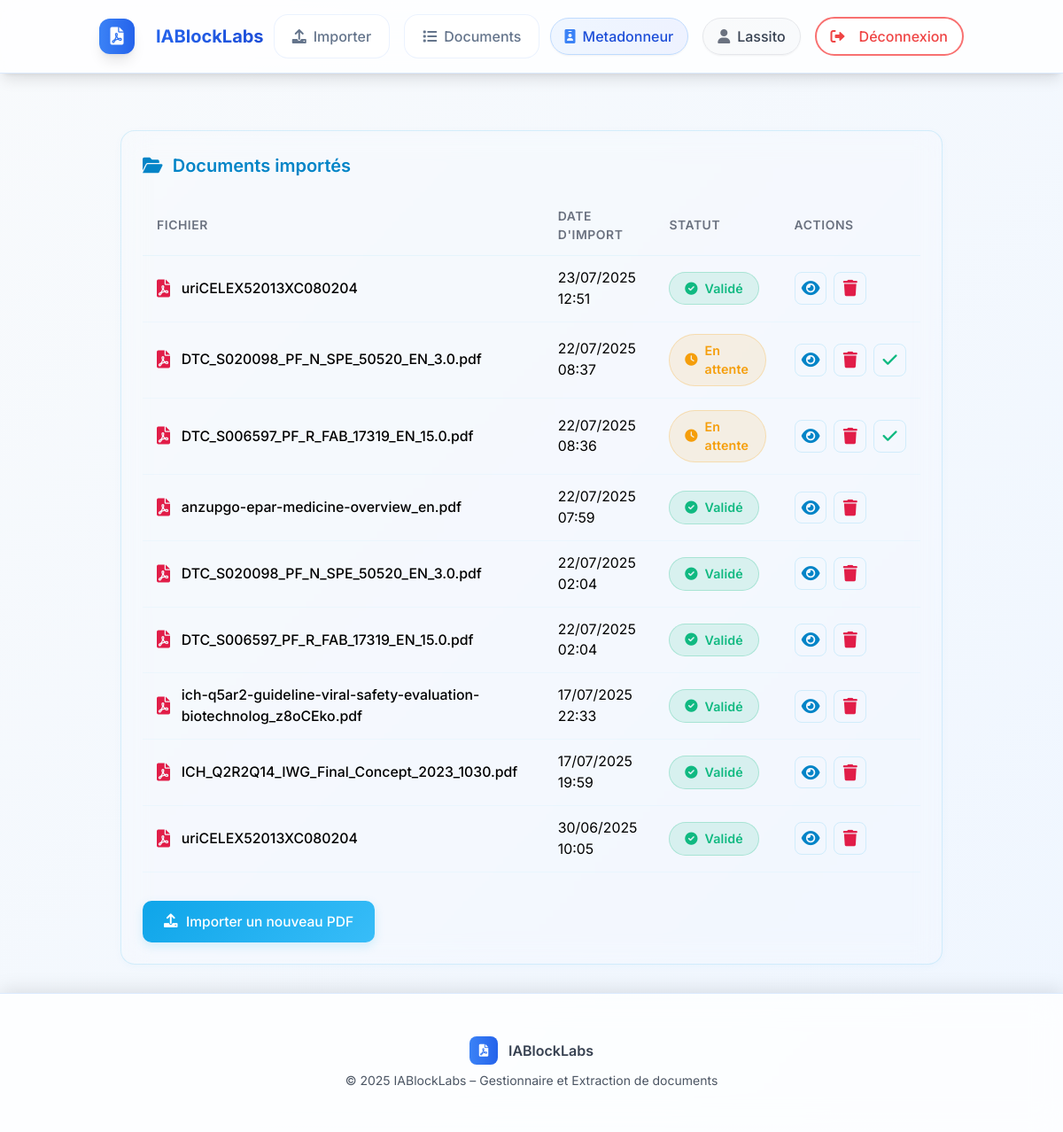
Page /documents/ (signed in) on the committed database.
### rawdocs/models.py (models this page shows, shortened)
class RawDocument(models.Model):
    url = models.URLField(help_text="URL d'origine du PDF", blank=True)
    file = models.FileField(upload_to=pdf_upload_to, help_text="Fichier PDF téléchargé")
    created_at = models.DateTimeField(auto_now_add=True)
    owner = models.ForeignKey(
        settings.AUTH_USER_MODEL,
        on_delete=models.CASCADE,
        related_name='raw_documents',
        null=True, blank=True,
        help_text="Utilisateur qui a téléchargé ce document"
    )
    is_validated = models.BooleanField(default=False, help_text="Document validé par un métadonneur")
    validated_at = models.DateTimeField(null=True, blank=True)
    is_ready_for_expert = models.BooleanField(default=False, help_text="Document prêt pour révision expert")
    expert_ready_at = models.DateTimeField(null=True, blank=True,
                                           help_text="Date à laquelle le document est devenu prêt pour l'expert")
    total_pages = models.IntegerField(default=0, help_text="Nombre total de pages")
    pages_extracted = models.BooleanField(default=False, help_text="Pages extraites individuellement")
    title = models.TextField(blank=True, help_text="Titre du document")
    doc_type = models.CharField("Type", max_length=100, blank=True, help_text="Type du document (guide, rapport…)")
    publication_date = models.CharField(max_length=100, blank=True, help_text="Date de publication")
    version = models.CharField(max_length=50, blank=True, help_text="Version extraite")
    source = models.CharField(max_length=255, blank=True, help_text="Organisation émettrice (EMA, FDA…)")
    context = models.TextField(blank=True, help_text="Contexte extrait (2 phrases max)")
    country = models.CharField(max_length=100, blank=True, help_text="Pays détecté (GPE ou TLD)")
    language = models.CharField(max_length=10, blank=True, help_text="Langue détectée (fr, en…)")
    url_source = models.URLField(blank=True, help_text="URL d'origine pour référence")

### rawdocs/views.py (the view)
# urls.py: path('documents/', views.document_list, name='document_list'),
@login_required(login_url='rawdocs:login')
@user_passes_test(is_metadonneur)
def document_list(request):
    docs = RawDocument.objects.filter(owner=request.user).order_by('-created_at')
    for d in docs:
        d.basename = os.path.basename(d.file.name)
    return render(request, 'rawdocs/document_list.html', {'documents': docs})

### rawdocs/templatetags/rawdocs_extras.py (called while the page is built)
@register.filter
def basename(value):
    return os.path.basename(value)

### rawdocs/views.py (called while the page is built)
def is_metadonneur(user):
    return user.groups.filter(name="Metadonneur").exists()

### templates/rawdocs/document_list.html (shortened to what this page needs)
{% extends "base.html" %}
{% load rawdocs_extras %}
{% block content %}
<div class="dashboard-container">
    <div class="card">
        <h2 class="card-title">
            <i class="fas fa-folder-open"></i>
            Documents importés
        </h2>
        {% if documents %}
            <div class="overflow-x-auto" style="overflow-x:auto;">
                <table class="table">
                    <thead>
                        <tr>
                            <th>Fichier</th>
                            <th>Date d'import</th>
                            <th>Statut</th>
                            <th>Actions</th>
                        </tr>
                    </thead>
                    <tbody>
                        {% for doc in documents %}
                        <tr>
                            <td>
                                <div class="filename">
                                    <i class="fas fa-file-pdf"></i>
                                    {{ doc.file.name|basename }}
                                </div>
                            </td>
                            <td>{{ doc.created_at|date:"d/m/Y H:i" }}</td>
                            <td>
                                {% if doc.is_refused %}
                                    <span class="badge refused">
                                        <i class="fas fa-times-circle"></i> Refusé
                                    </span>
                                {% elif doc.requires_correction %}
                                    <span class="badge correction">
                                        <i class="fas fa-bell"></i> Correction requise
                                    </span>
                                {% elif doc.is_validated %}
                                    <span class="badge validated">
                                        <i class="fas fa-check-circle"></i> Validé
                                    </span>
                                {% else %}
                                    <span class="badge pending">
                                        <i class="fas fa-clock"></i> En attente
                                    </span>
                                {% endif %}
                            </td>
                            <td>
                                <div class="table-actions">
                                    <a href="{% url 'rawdocs:edit_metadata' doc.id %}"
                                       class="action-btn view"
                                       aria-label="Voir ou éditer les métadonnées"
                                       title="Voir / éditer les métadonnées">
                                        <i class="fas fa-eye"></i>
                                    </a>
                                    <form method="post"
                                          action="{% url 'rawdocs:document_delete' doc.id %}"
                                          class="inline" style="display:inline;">
                                        <button type="submit"
                                                class="action-btn delete"
                                                aria-label="Supprimer"
                                                title="Supprimer"
                                                onclick="return confirm('Êtes-vous sûr de vouloir supprimer ce document ?');">
                                            <i class="fas fa-trash"></i>
                                        </button>
                                    </form>
                                    {% if not doc.is_validated and not doc.is_refused %}
                                    <a href="{% url 'rawdocs:validate_document' doc.id %}"
                                       class="action-btn validate"
                                       aria-label="Valider pour annotation"
                                       title="Valider pour annotation">
                                        <i class="fas fa-check"></i>
                                    </a>
                                    {% endif %}
                                </div>
                            </td>
                        </tr>
                        {% endfor %}
                    </tbody>
                </table>
            </div>
        {% endif %}
        <div class="mt-6" style="margin-top:2rem;">
            <a href="{% url 'rawdocs:upload' %}"
               class="btn btn-primary">
                <i class="fas fa-upload"></i> Importer un nouveau PDF
            </a>
        </div>
    </div>
</div>
{% endblock %}

### templates/base.html (shortened to what this page needs)
{% load static %}
<!DOCTYPE html>
<html lang="fr">
<head>
  <script src="https://cdn.tailwindcss.com"></script>
  <link rel="stylesheet" href="{% static 'rawdocs/css/styles.css' %}">
  <link href="https://cdnjs.cloudflare.com/ajax/libs/font-awesome/6.0.0/css/all.min.css" rel="stylesheet">
</head>
<body class="bg-gradient-to-br from-slate-50 to-blue-50 min-h-screen flex flex-col">
  <div class="fixed inset-0 opacity-5 pointer-events-none">
    <div class="absolute inset-0 bg-grid-pattern"></div>
  </div>
  <div class="app-container flex-1 flex flex-col relative z-10">
    <header class="site-header bg-white/80 backdrop-blur-lg shadow-lg border-b border-blue-100">
      <div class="header-content container mx-auto px-6 flex items-center justify-between py-4">
        {% if user.groups.first.name == "Annotateur" %}
          <a href="{% url 'rawdocs:annotation_dashboard' %}"
             class="logo group flex items-center text-xl font-bold text-blue-600 hover:text-blue-700 transition-all duration-300">
        {% else %}
          <a href="{% url 'rawdocs:dashboard' %}"
             class="logo group flex items-center text-xl font-bold text-blue-600 hover:text-blue-700 transition-all duration-300">
        {% endif %}
            <div class="logo-icon bg-gradient-to-r from-blue-500 to-blue-600 p-2 rounded-xl mr-3 group-hover:scale-110 transition-transform duration-300 shadow-lg">
              <i class="fas fa-file-pdf text-white"></i>
            </div>
            <span class="bg-gradient-to-r from-blue-600 to-blue-700 bg-clip-text text-transparent">
            </span>
          </a>
        {% if user.is_authenticated %}
          <nav class="role-nav hidden md:flex gap-4">
            {% with group=user.groups.first %}
              {% if group.name == "Metadonneur" %}
                <a href="{% url 'rawdocs:upload' %}" class="nav-link group flex items-center gap-2 px-4 py-2 rounded-full hover:bg-blue-100 transition-all duration-300">
                  <i class="fas fa-upload group-hover:scale-110 transition-transform duration-200"></i>
                  <span>Importer</span>
                </a>
                <a href="{% url 'rawdocs:document_list' %}" class="nav-link group flex items-center gap-2 px-4 py-2 rounded-full hover:bg-blue-100 transition-all duration-300">
                  <i class="fas fa-list group-hover:scale-110 transition-transform duration-200"></i>
                  <span>Documents</span>
                </a>
              {% elif group.name == "Annotateur" %}
                <a href="{% url 'rawdocs:annotation_dashboard' %}" class="nav-link group flex items-center gap-2 px-4 py-2 rounded-full hover:bg-blue-100 transition-all duration-300">
                  <i class="fas fa-highlighter group-hover:scale-110 transition-transform duration-200"></i>
                  <span>Annotation</span>
                </a>
              {% endif %}
            {% endwith %}
          </nav>
          <div class="user-info flex items-center gap-4">
            <div class="user-badge bg-gradient-to-r from-blue-50 to-indigo-50 px-4 py-2 rounded-full border border-blue-200">
              <span class="flex items-center text-blue-700 font-medium">
                <i class="fas fa-id-badge mr-2 text-blue-500"></i>
                {{ user.groups.first.name }}
              </span>
            </div>
            <div class="user-badge bg-gradient-to-r from-gray-50 to-slate-50 px-4 py-2 rounded-full border border-gray-200">
              <span class="flex items-center text-gray-700 font-medium">
                <i class="fas fa-user mr-2 text-gray-500"></i>
                {{ user.username }}
              </span>
            </div>
            <form method="post" action="{% url 'rawdocs:logout' %}">
              <button type="submit"
                      class="btn-logout group inline-flex items-center px-4 py-2 border-2 border-red-400 text-red-500 rounded-full hover:bg-red-500 hover:text-white transition-all duration-300 hover:shadow-lg hover:scale-105">
                <i class="fas fa-sign-out-alt mr-2 group-hover:animate-pulse"></i>
                <span>Déconnexion</span>
              </button>
            </form>
          </div>
        {% endif %}
      </div>
    </header>
    <main class="site-main flex-1 container mx-auto px-6 py-8">
      <div class="main-content-wrapper animate-fadeInUp">
        {% block content %}{% endblock %}
      </div>
    </main>
    <footer class="site-footer bg-white/80 backdrop-blur-lg border-t border-blue-100 py-6">
      <div class="footer-content text-center">
        <div class="flex items-center justify-center gap-3 mb-2">
          <div class="w-8 h-8 bg-gradient-to-r from-blue-500 to-blue-600 rounded-lg flex items-center justify-center">
            <i class="fas fa-file-pdf text-white text-sm"></i>
          </div>
          <span class="text-gray-700 font-semibold">IABlockLabs</span>
        </div>
        <p class="text-gray-600 text-sm">
          &copy; 2025 IABlockLabs – Gestionnaire et Extraction de documents
        </p>
      </div>
    </footer>
  </div>
</body>
</html>

### templates/rawdocs/document_list.html (style rules this page uses)
:root { --primary: #0ea5e9; --primary-light: #38bdf8; --primary-dark: #0284c7; --accent: #10b981; --accent-light: #34d399; --warning: #f59e0b; --error: #dc2626; --text: #000000; --text-muted: #6b7280; --text-secondary: #4b5563; --card-bg: rgba(255,255,255,0.09); --card-border: rgba(14,165,233,0.15); --hover-bg: rgba(255,255,255,0.13); }
.dashboard-container { max-width: 1200px; margin: 2rem auto 0; padding: 0 1.5rem; }
.card { background: var(--card-bg); backdrop-filter: blur(14px); border: 1.7px solid var(--card-border); border-radius: 16px; padding: 1.5rem; transition: box-shadow 0.3s; box-shadow: 0 2px 8px rgba(14,165,233,0.04); }
.card-title { font-size: 1.25rem; font-weight: 600; color: var(--primary-dark); margin-bottom: 1.25rem; display: flex; align-items: center; gap: 0.7rem; }
.btn { display: inline-flex; align-items: center; justify-content: center; padding: 0.75rem 1.5rem; border-radius: 10px; font-weight: 500; font-size: 0.97rem; transition: all 0.3s cubic-bezier(.4,0,.2,1); gap: 0.6rem; border: none; cursor: pointer; text-decoration: none; }
.btn-primary { background: linear-gradient(135deg, var(--primary), var(--primary-light)); color: white; box-shadow: 0 4px 12px rgba(14,165,233,0.16); }
.table { width: 100%; border-collapse: collapse; font-size: 0.99rem; }
.table th { text-align: left; padding: 0.75rem 1rem; color: var(--text-muted); font-weight: 600; border-bottom: 1.5px solid rgba(14,165,233,0.07); text-transform: uppercase; font-size: 0.87rem; letter-spacing: .04em; }
.table td { padding: 0.82rem 1rem; color: var(--text); border-bottom: 1px solid rgba(14,165,233,0.04); }
.table .filename { display: flex; align-items: center; gap: 0.8rem; font-weight: 500; }
.table .fa-file-pdf { color: #e11d48; font-size: 1.25rem; }
.table-actions { display: flex; gap: 0.5rem; align-items: center; }
.badge { display: inline-flex; align-items: center; gap: 0.5rem; padding: 0.45rem 1.05rem; border-radius: 999px; font-size: 0.89rem; font-weight: 600; letter-spacing: .01em; border: 1px solid transparent; user-select: none; }
.badge.validated { background: rgba(16,185,129,0.12); color: #10b981; border-color: rgba(16,185,129,0.24); }
.badge.pending { background: rgba(245,158,11,0.11); color: #f59e0b; border-color: rgba(245,158,11,0.24); }
.action-btn { display: inline-flex; align-items: center; justify-content: center; border-radius: 8px; font-size: 1.15rem; background: var(--glass-bg); border: 1px solid var(--card-border); color: var(--text-muted); width: 2.3rem; height: 2.3rem; transition: all 0.18s; cursor: pointer; text-decoration: none; }
.action-btn.view { color: var(--primary-dark); }
.action-btn.delete { color: #e11d48; }
.action-btn.validate { color: var(--accent); }

### rows in the picture
RawDocument: file.name|basename "uriCELEX52013XC080204", created_at "23/07/2025 12:51", is_validated True (drawn)
RawDocument: file.name|basename "DTC_S020098_PF_N_SPE_50520_EN_3.0.pdf", created_at "22/07/2025 08:37", is_validated False (drawn)
RawDocument: file.name|basename "DTC_S006597_PF_R_FAB_17319_EN_15.0.pdf", created_at "22/07/2025 08:36", is_validated False (drawn)
RawDocument: file.name|basename "anzupgo-epar-medicine-overview_en.pdf", created_at "22/07/2025 07:59", is_validated True (drawn)
RawDocument: file.name|basename "DTC_S020098_PF_N_SPE_50520_EN_3.0.pdf", created_at "22/07/2025 02:04", is_validated True (drawn)
RawDocument: file.name|basename "DTC_S006597_PF_R_FAB_17319_EN_15.0.pdf", created_at "22/07/2025 02:04", is_validated True (drawn)
RawDocument: file.name|basename "ich-q5ar2-guideline-viral-safety-evaluation-biotechnolog_z8oCEko.pdf", created_at "17/07/2025 22:33", is_validated True (drawn)
RawDocument: file.name|basename "ICH_Q2R2Q14_IWG_Final_Concept_2023_1030.pdf", created_at "17/07/2025 19:59", is_validated True (drawn)
RawDocument: file.name|basename "uriCELEX52013XC080204", created_at "30/06/2025 10:05", is_validated True (drawn)

### other values in the picture
{{ user.groups.first.name }} "Metadonneur"
{{ user.username }} "Lassito"
